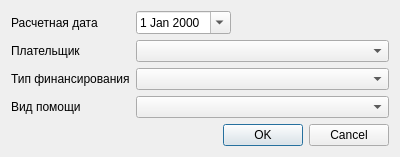
<?xml version="1.0" encoding="UTF-8"?>
<ui version="4.0">
 <class>ReportAccount</class>
 <widget class="QDialog" name="ReportAccount">
  <property name="geometry">
   <rect>
    <x>0</x>
    <y>0</y>
    <width>400</width>
    <height>145</height>
   </rect>
  </property>
  <property name="windowTitle">
   <string>Dialog</string>
  </property>
  <layout class="QGridLayout" name="gridLayout">
   <item row="1" column="0">
    <widget class="QLabel" name="label">
     <property name="text">
      <string>Плательщик</string>
     </property>
    </widget>
   </item>
   <item row="1" column="1" colspan="3">
    <widget class="CInsurerComboBox" name="cmbInsurerFilterDialog"/>
   </item>
   <item row="5" column="0" colspan="4">
    <widget class="QDialogButtonBox" name="buttonBox">
     <property name="orientation">
      <enum>Qt::Horizontal</enum>
     </property>
     <property name="standardButtons">
      <set>QDialogButtonBox::Cancel|QDialogButtonBox::Ok</set>
     </property>
    </widget>
   </item>
   <item row="0" column="0">
    <widget class="QLabel" name="lblBegDate">
     <property name="text">
      <string>Расчетная дата</string>
     </property>
    </widget>
   </item>
   <item row="0" column="1">
    <widget class="CDateEdit" name="edtBegDate">
     <property name="sizePolicy">
      <sizepolicy hsizetype="Maximum" vsizetype="Fixed">
       <horstretch>0</horstretch>
       <verstretch>0</verstretch>
      </sizepolicy>
     </property>
     <property name="calendarPopup">
      <bool>true</bool>
     </property>
    </widget>
   </item>
   <item row="2" column="0">
    <widget class="QLabel" name="lblFinance">
     <property name="text">
      <string>Тип финансирования</string>
     </property>
    </widget>
   </item>
   <item row="2" column="1" colspan="3">
    <widget class="CRBComboBox" name="cmbFinance"/>
   </item>
   <item row="3" column="0">
    <widget class="QLabel" name="label_2">
     <property name="text">
      <string>Вид помощи</string>
     </property>
    </widget>
   </item>
   <item row="3" column="1" colspan="3">
    <widget class="CRBComboBox" name="cmbEventProfile"/>
   </item>
  </layout>
 </widget>
 <customwidgets>
  <customwidget>
   <class>CDateEdit</class>
   <extends>QDateEdit</extends>
   <header>library/DateEdit.h</header>
  </customwidget>
  <customwidget>
   <class>CRBComboBox</class>
   <extends>QComboBox</extends>
   <header>library/crbcombobox.h</header>
  </customwidget>
  <customwidget>
   <class>CInsurerComboBox</class>
   <extends>QComboBox</extends>
   <header>Orgs/OrgComboBox.h</header>
  </customwidget>
 </customwidgets>
 <resources/>
 <connections>
  <connection>
   <sender>buttonBox</sender>
   <signal>accepted()</signal>
   <receiver>ReportAccount</receiver>
   <slot>accept()</slot>
   <hints>
    <hint type="sourcelabel">
     <x>248</x>
     <y>254</y>
    </hint>
    <hint type="destinationlabel">
     <x>157</x>
     <y>274</y>
    </hint>
   </hints>
  </connection>
  <connection>
   <sender>buttonBox</sender>
   <signal>rejected()</signal>
   <receiver>ReportAccount</receiver>
   <slot>reject()</slot>
   <hints>
    <hint type="sourcelabel">
     <x>316</x>
     <y>260</y>
    </hint>
    <hint type="destinationlabel">
     <x>286</x>
     <y>274</y>
    </hint>
   </hints>
  </connection>
 </connections>
</ui>
